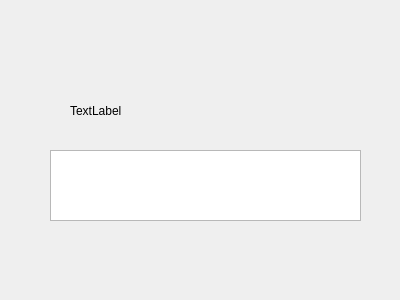
<?xml version="1.0" encoding="UTF-8"?>
<ui version="4.0">
 <class>Widget</class>
 <widget class="QWidget" name="Widget">
  <property name="geometry">
   <rect>
    <x>0</x>
    <y>0</y>
    <width>400</width>
    <height>300</height>
   </rect>
  </property>
  <property name="windowTitle">
   <string>服务器</string>
  </property>
  <widget class="QLabel" name="label">
   <property name="geometry">
    <rect>
     <x>70</x>
     <y>80</y>
     <width>261</width>
     <height>61</height>
    </rect>
   </property>
   <property name="text">
    <string>TextLabel</string>
   </property>
  </widget>
  <widget class="QPlainTextEdit" name="plainTextEdit">
   <property name="geometry">
    <rect>
     <x>50</x>
     <y>150</y>
     <width>311</width>
     <height>71</height>
    </rect>
   </property>
  </widget>
 </widget>
 <layoutdefault spacing="6" margin="11"/>
 <resources/>
 <connections/>
</ui>
